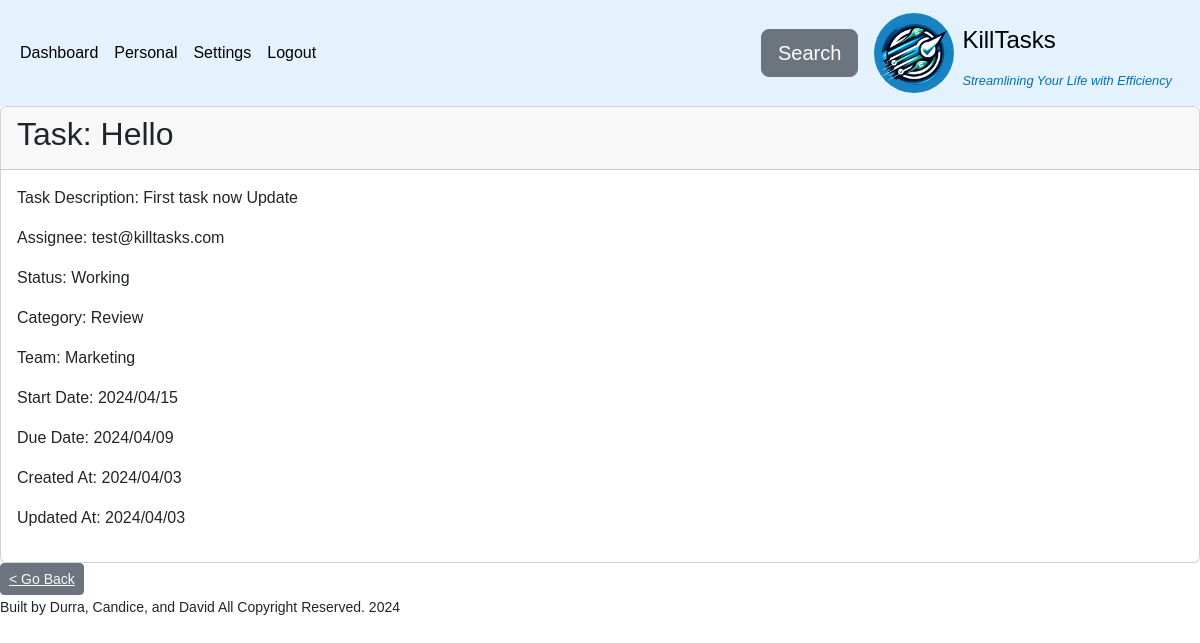
Page /private/task_view.php?task_id=8 (signed in) on the committed database.
### tables this page shows
CREATE TABLE `task` (
  `task_id` int(11) NOT NULL,
  `task_name` varchar(255) DEFAULT NULL,
  `task_description` varchar(255) DEFAULT NULL,
  `user_email` varchar(50) NOT NULL,
  `category` varchar(50) NOT NULL,
  `status` varchar(50) NOT NULL DEFAULT 'working',
  `team` varchar(50) DEFAULT NULL,
  `created_at` timestamp NOT NULL DEFAULT current_timestamp(),
  `updated_at` datetime DEFAULT current_timestamp() ON UPDATE current_timestamp(),
  `start_date` timestamp NULL DEFAULT NULL,
  `due_date` timestamp NULL DEFAULT NULL,
  `deleted` tinyint(1) NOT NULL DEFAULT 0
);

### server/config/pdo.php (called while the page is built, shortened)
<?php
  class PdoDao {
    private PDO $pdo;
    private static string $DB_HOST = "localhost";
    private static string $DB_USER = "admin";
    private static string $DB_PASS = "admin";
    private static string $DB_NAME = "killtasks";
    private static string $DB_PORT = "3306";
    function __construct() {
      $dsn = "mysql:host=" . self::$DB_HOST . ";dbname=" . self::$DB_NAME . ";port=" . self::$DB_PORT;
      try {
        $this->pdo = new PDO($dsn, self::$DB_USER, self::$DB_PASS);
        $this->pdo->setAttribute(PDO::ATTR_ERRMODE, PDO::ERRMODE_EXCEPTION);
      } catch (PDOException $e) {
        echo "Connection failed: " . $e->getMessage();
      }
    }
    function get_pdo(): PDO {
      return $this->pdo;
    }
  }

### server/service/task.php (called while the page is built, shortened)
<?php
include_once("../server/model/task.php");
include_once("../server/config/pdo.php");
include_once("../server/utils/convertors.php");
class TaskService
{
  private PDO $conn;
  public function __construct(PdoDao $pdo = new PdoDao())
  {
    $this->conn = $pdo->get_pdo();
  }
  public function get_task_by_id(int $task_id): Task
  {
    $sql = " SELECT
      * FROM task
      WHERE task_id = :task_id
      ;
    ";
    try {
      $stmt = $this->conn->prepare($sql);
      $stmt->bindParam(':task_id', $task_id, PDO::PARAM_INT);
      $stmt->execute();
      $result =  $stmt->fetch(PDO::FETCH_ASSOC);
      if (!empty($result)) {
        return new Task(
          $result['task_id'],
          $result['task_name'],
          $result['task_description'],
          $result['user_email'],
          $result['category'],
          $result['status'],
          $result['team'],
          $result['start_date'],
          $result['due_date'],
          $result['created_at'],
          $result['updated_at']
        );
      }
    } catch (PDOException $e) {
      echo $e->getMessage();
    }
  }
}

### server/model/task.php (called while the page is built, shortened)
<?php
class Task implements \JsonSerializable
{
  private string $task_name;
  private string $task_description;
  private string $user_email;
  private string $category;
  private string $status;
  private string $team;
  private ?string $created_at;
  private ?string $updated_at;
  private string $start_date;
  private string $due_date;
  function __construct(?int $task_id, string $task_name, string $task_description, string $user_email, string $category, string $status,  string $team, string $start_date, string $due_date, ?string $created_at = null, ?string $updated_at = null)
  {
    $this->task_name = $task_name;
    $this->task_description = $task_description;
    $this->user_email = $user_email;
    $this->status = strtolower($status);
    $this->category = strtolower($category);
    $this->team = strtolower( $team);
    $this->created_at = $created_at;
    $this->updated_at = $updated_at;
    $this->start_date = $start_date;
    $this->due_date = $due_date;
  }
  public function get_task_name(): string
  {
    return $this->task_name;
  }
  public function get_task_description(): string
  {
    return $this->task_description;
  }
  public function get_user_email(): string
  {
    return $this->user_email;
  }
  public function get_team(): string | null
  {
    return $this->team;
  }
  public function get_status(): string
  {
    return $this->status;
  }
  public function get_category(): string | null
  {
    return $this->category;
  }
  public function get_created_at(): string
  {
    return $this->created_at;
  }
  public function get_updated_at(): string | null
  {
    return $this->updated_at;
  }
  public function get_start_date(): string | null
  {
    return $this->start_date;
  }
  public function get_due_date(): string | null
  {
    return $this->due_date;
  }
}

### server/utils/convertors.php (called while the page is built, shortened)
<?php
function string_to_date(?string  $date, string $format = "c")
{
  return $date  ?  date($format, strtotime($date)) : "";
}

### private/task_view.php (the view, shortened to what this page needs)
<?php
include_once("../server/service/task.php");
include_once("../server/utils/convertors.php");
include_once("../partials/back_btn.php");
if (isset($_GET["task_id"])) {
  $task_id = $_GET['task_id'];
  $service = new TaskService();
  $task = $service->get_task_by_id(intval($task_id));
  if (isset($task)) {
    $task_name = $task->get_task_name();
    $task_description = $task->get_task_description();
    $status = ucwords($task->get_status());
    $category = ucwords($task->get_category());
    $team = ucwords($task->get_team());
    $user_email= $task->get_user_email();
    $start_date = $task->get_start_date()  != "" ? string_to_date($task->get_start_date(), 'Y/m/d') : "";
    $due_date = $task->get_due_date()!= "" ?  string_to_date($task->get_due_date(), 'Y/m/d') : "";
    $created_at = string_to_date($task->get_created_at(), 'Y/m/d');
    $update_at = $task->get_updated_at() != ""  ? string_to_date($task->get_updated_at(), 'Y/m/d'): "" ;
  }
}
?>
<?php include("../partials/header.php") ?>
<main class="">
    <div class="card">
      <div class="card-header">
        <h2>Task: <?php echo $task_name ?></h2>
      </div>
      <div class="card-body">
        <p>Task Description: <?php echo $task_description ?></p>
        <p>Assignee: <?php echo $user_email?></p>
        <p>Status: <?php echo $status ?></p>
        <p>Category: <?php echo $category ?></p>
        <p>Team: <?php echo $team ?></p>
        <p>Start Date: <?php echo $start_date ?></p>
        <p>Due Date: <?php echo $due_date ?></p>
        <p>Created At: <?php echo $created_at ?></p>
        <p>Updated At: <?php echo $update_at ?></p>
      </div>
    </div>
</main>
<?php echo back_btn("../private/dashboard.php"); ?>
<?php include("../partials/footer.php") ?>

### public/style/global.css (style rules this page uses)
* { margin: 0; padding: 0; box-sizing: border-box; font-family: sans-serif; }

### rows in the picture
task: task_name "Hello", task_description "First task now Update", user_email "test@killtasks.com", status "Working", category "Review", team "Marketing", start_date "2024/04/15", due_date "2024/04/09", created_at "2024/04/03", updated_at "2024/04/03"

### other values in the picture
$li "Dashboard"
$li "Personal"
$li "Settings"
$li "Logout"
